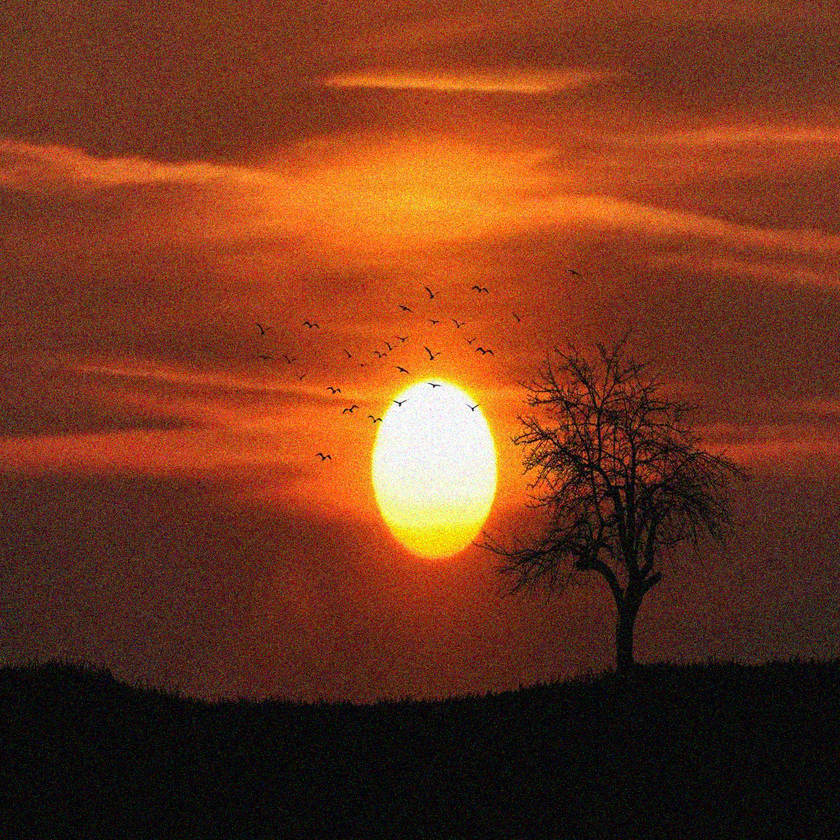
#> input picture testing/res_with_noise/1024x1024/Gaussian/agriculture-arable-clouds-countryside.png, 840 x 840 px, shrunk from 1024 x 1024 before the run; its folder holds only this picture in this run
$ python watermark_extraction.py
#> lines starting #> are read from the running program, lines starting #| are printed output that depends on the picture
import os
import cv2
import numpy as np
from skimage.restoration import denoise_tv_chambolle  # For uniform noise
from skimage.restoration import denoise_nl_means  # For Poisson noise

def extract_watermark(image, block_size=8, watermark_pos=(4,3)):
    """
    Extracts a watermark by computing the DCT on each block and retrieving the coefficient at watermark_pos.

    Args:
        image: Grayscale image (numpy array).
        block_size: Size of the block (default 8).
        watermark_pos: The (row, col) of the DCT coefficient where the watermark was embedded.

    Returns:
        watermark: Extracted watermark image (numpy array).
    """
    h, w = image.shape
    blocks_y, blocks_x = h // block_size, w // block_size
    watermark = np.zeros((blocks_y, blocks_x), dtype=np.float32)

    for i in range(blocks_y):
        for j in range(blocks_x):
            block = image[i*block_size:(i+1)*block_size, j*block_size:(j+1)*block_size]
            dct_block = cv2.dct(np.float32(block))
            watermark[i, j] = dct_block[watermark_pos]

    # Normalize the watermark to [0,255]
    watermark_norm = cv2.normalize(watermark, None, 0, 255, cv2.NORM_MINMAX)
    return np.uint8(watermark_norm)

def apply_denoising_filter(watermark, noise_type):
    """
    Applies a denoising filter based on noise type.

    Args:
        watermark: Extracted watermark image.
        noise_type: Type of noise in the image.

    Returns:
        watermark_denoised: Filtered watermark image.
    """
    noise_type = noise_type.lower()
    if "gaussian" in noise_type:
        watermark_denoised = cv2.GaussianBlur(watermark, (3, 3), 0)
    elif "salt" in noise_type or "pepper" in noise_type:
        watermark_denoised = cv2.medianBlur(watermark, 3)
    elif "speckle" in noise_type:
        watermark_denoised = cv2.bilateralFilter(watermark, d=5, sigmaColor=75, sigmaSpace=75)
    elif "poisson" in noise_type:
        watermark_denoised = denoise_nl_means(watermark, h=10, fast_mode=True)
        watermark_denoised = np.uint8(watermark_denoised * 255)  # Normalize to 0-255
    elif "uniform" in noise_type:
        watermark_denoised = denoise_tv_chambolle(watermark, weight=0.1)
        watermark_denoised = np.uint8(watermark_denoised * 255)  # Normalize to 0-255
    else:
        watermark_denoised = watermark.copy()

    return watermark_denoised

def process_noisy_watermarks(original_dataset, noisy_images, output_folder, block_size=8, watermark_pos=(4,3)):
    """
    Processes the noisy images to extract watermarks using inverse DCT, applies denoising filters,
    and saves the extracted watermarks in a folder structure mirroring the noisy images folder.

    Args:
        original_dataset: Path to the original images folder.
        noisy_images: Path to the noisy images folder.
        output_folder: Path to save extracted watermarks.
        block_size: DCT block size.
        watermark_pos: Position of the watermark in DCT coefficients.
    """
#> called with original_dataset = './testing/test_directory', noisy_images = './testing/res_with_noise', output_folder = './testing/noisy_watermarks', block_size = 8, watermark_pos = (4, 3)
    for resolution in os.listdir(noisy_images):
        res_path = os.path.join(noisy_images, resolution)
        if not os.path.isdir(res_path):
            continue

        for noise_type in os.listdir(res_path):
            noise_path = os.path.join(res_path, noise_type)
            if not os.path.isdir(noise_path):
                continue

            out_dir = os.path.join(output_folder, resolution, noise_type)
            os.makedirs(out_dir, exist_ok=True)

            for file in os.listdir(noise_path):
                if not file.lower().endswith(('.png', '.jpg', '.jpeg', '.bmp', '.tiff')):
                    continue

                noisy_img_path = os.path.join(noise_path, file)
                noisy_img = cv2.imread(noisy_img_path, cv2.IMREAD_COLOR)
#> noisy_img is the input picture: shape (840, 840, 3); mean B, G, R 30, 54.4, 112.9
                if noisy_img is None:
                    print(f"Skipping {file}: unable to load image.")
                    continue

                gray = cv2.cvtColor(noisy_img, cv2.COLOR_BGR2GRAY)
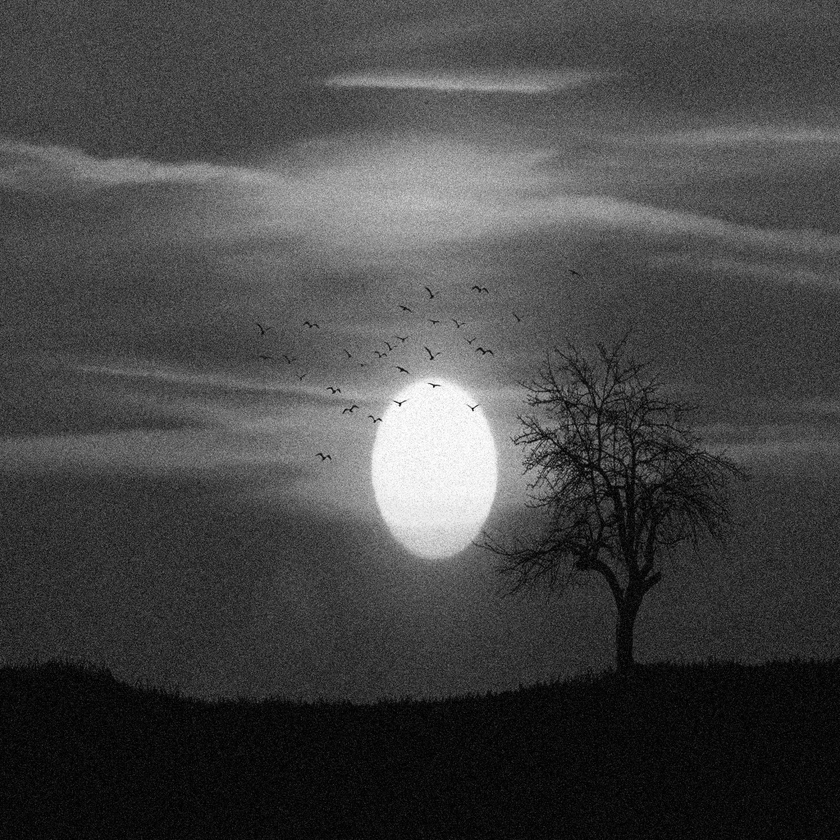
#> gray: shape (840, 840); min 0, max 255, mean 69.1
                watermark_extracted = extract_watermark(gray, block_size, watermark_pos)
#> after the loop in extract_watermark, `for i in range(blocks_y):`:
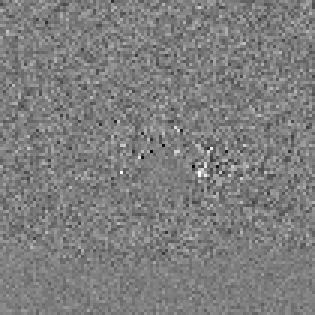
#> watermark: shape (105, 105) float32 (shown 3 times larger); min -81.48, max 83.05, mean -0.1; drawn with min black and max white
                watermark_denoised = apply_denoising_filter(watermark_extracted, noise_type)
#> in apply_denoising_filter, `watermark_denoised = cv2.GaussianBlur(watermark, (3, 3), 0)`:
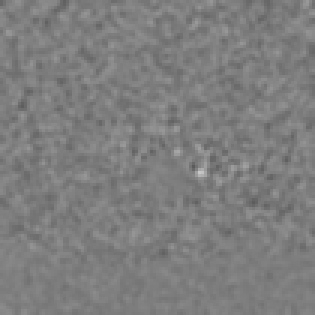
#> watermark_denoised: shape (105, 105) (shown 3 times larger); min 91, max 199, mean 125.7

                out_path = os.path.join(out_dir, file)
                cv2.imwrite(out_path, watermark_denoised)
                print(f"Saved extracted watermark: {out_path}")

if __name__ == "__main__":
    original_dataset = r"./testing/test_directory"
    noisy_images = r"./testing/res_with_noise"
    output_folder = r"./testing/noisy_watermarks"

    process_noisy_watermarks(original_dataset, noisy_images, output_folder)
